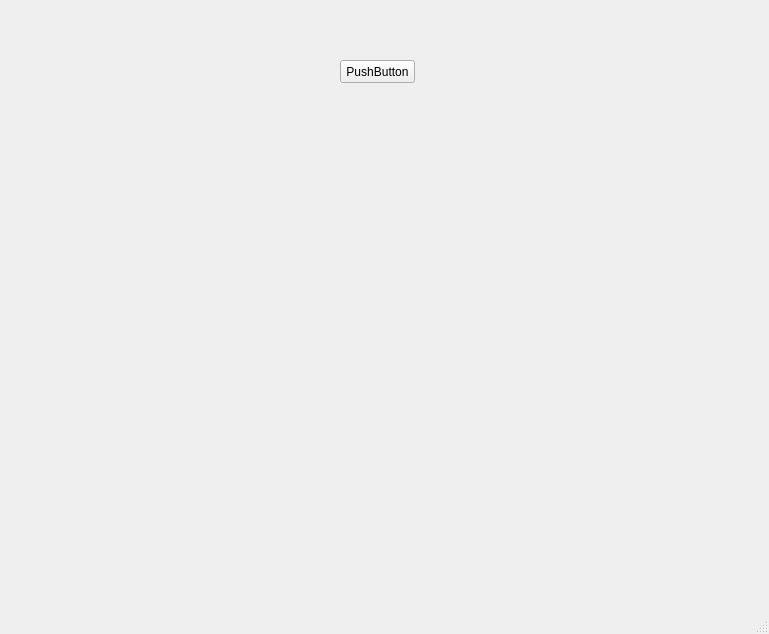
<?xml version="1.0" encoding="UTF-8"?>
<ui version="4.0">
 <class>MainWindow</class>
 <widget class="QMainWindow" name="MainWindow">
  <property name="geometry">
   <rect>
    <x>0</x>
    <y>0</y>
    <width>769</width>
    <height>634</height>
   </rect>
  </property>
  <property name="windowTitle">
   <string>MainWindow</string>
  </property>
  <widget class="QWidget" name="centralwidget">
   <widget class="MplWidget" name="MplWidget" native="true">
    <property name="geometry">
     <rect>
      <x>30</x>
      <y>200</y>
      <width>681</width>
      <height>351</height>
     </rect>
    </property>
   </widget>
   <widget class="QPushButton" name="pushButton">
    <property name="geometry">
     <rect>
      <x>340</x>
      <y>60</y>
      <width>75</width>
      <height>23</height>
     </rect>
    </property>
    <property name="text">
     <string>PushButton</string>
    </property>
   </widget>
  </widget>
  <widget class="QMenuBar" name="menubar">
   <property name="geometry">
    <rect>
     <x>0</x>
     <y>0</y>
     <width>769</width>
     <height>21</height>
    </rect>
   </property>
  </widget>
  <widget class="QStatusBar" name="statusbar"/>
 </widget>
 <customwidgets>
  <customwidget>
   <class>MplWidget</class>
   <extends>QWidget</extends>
   <header>mplwidget.h</header>
   <container>1</container>
  </customwidget>
 </customwidgets>
 <resources/>
 <connections/>
</ui>
